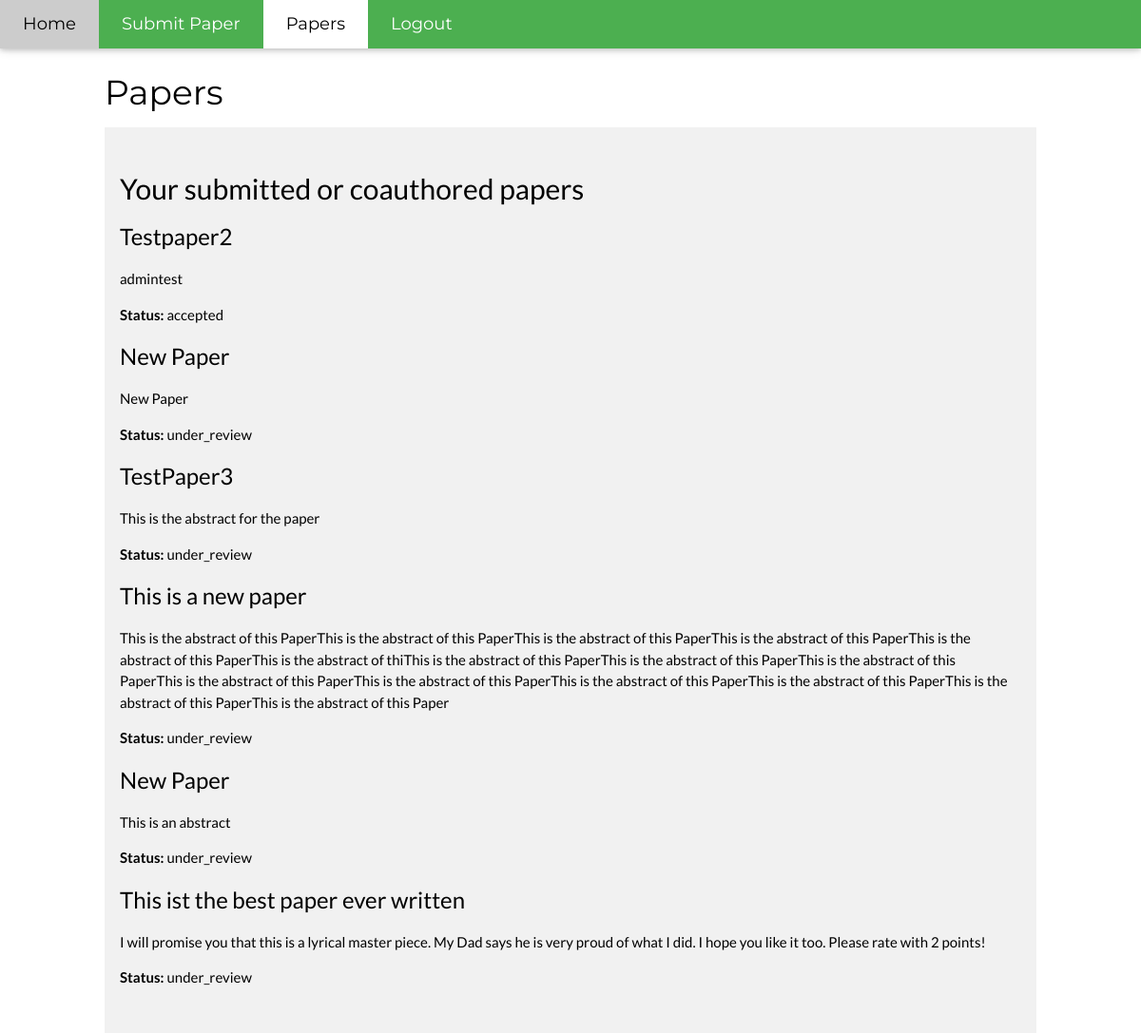
/papers (signed in), run on the app's committed database.
### models.py (models this page shows, shortened)
class Paper(db.Model):
    __tablename__ = 'paper'
    id = db.Column(db.Integer, primary_key=True)
    status = db.Column(db.String(120), nullable=False)
    title = db.Column(db.String(120), nullable=False)
    abstract = db.Column(db.Text(500), nullable=False)
    authors = db.relationship('User', secondary=authors, lazy='subquery', backref=db.backref('papers', lazy=True))
    reviewers = db.relationship("Score", back_populates="paper")
    scores = db.relationship("Score", back_populates="paper")

### app.py (the view)
@app.route("/papers", methods=["GET"])
@check_authentification
def getPapersUserOverview():
    user = get_current_user()
    submitted_papers = Paper.query.filter(Paper.authors.any(id=user.id)).all()
    scores = user.scored_papers
    return render_template("papers.html", scores=scores, submitted_papers=submitted_papers)

### helper_functions.py (called while the page is built)
def logged_in():
    return "auth_user_id" in session

@app.context_processor
def add_template_variables():
    variables = dict()
    logged_in_bool = logged_in()
    variables["logged_in"] = logged_in()
    variables["request_path"] = str(request.path)
    if logged_in_bool:
        variables["current_user"] = get_current_user()
    return variables

def check_authentification(f):
    @wraps(f)
    def decorated_function(*args, **kwargs):
        if logged_in():
            return f(*args, **kwargs)
        else:
            flash({"formField" : "success", "message" : "You do not have access to this page."}, CssClasses.ERROR)
            return redirect(url_for("login"))
    return decorated_function

def get_current_user():
    return User.query.get(session["auth_user_id"])

### templates/papers.html (shortened to what this page needs)
{% extends "layout.html" %}
{% block body %}
    <h1>Papers</h1>
    <div class="w3-row-padding w3-light-grey w3-padding-32 w3-container">
      <h2>Your submitted or coauthored papers</h2>
      {% if submitted_papers|length == 0 %}
          <p>You haven't handed in anything</p>
      {% else %}
          {% for paper in submitted_papers %}
              <h3>{{ paper.title }}</h3>
              <p>{{ paper.abstract }}</p>
              <p><b>Status: </b>{{ paper.status }}</p>
          {% endfor %}
      {% endif %}
    </div>
{% endblock %}

### static/style.css (style rules this page uses)
*,*:before,*:after { box-sizing:inherit }
h1 { font-size:36px }
h2 { font-size:30px }
h3 { font-size:24px }
h1,h2,h3,h4,h5,h6 { font-family:"Segoe UI",Arial,sans-serif;font-weight:400;margin:10px 0 }
.w3-container:after,.w3-container:before,.w3-panel:after,.w3-panel:before,.w3-row:after,.w3-row:before,.w3-row-padding:after,.w3-row-padding:before, .w3-cell-row:before,.w3-cell-row:after,.w3-clear:after,.w3-clear:before,.w3-bar:before,.w3-bar:after { content:"";display:table;clear:both }
.w3-row-padding,.w3-row-padding>.w3-half,.w3-row-padding>.w3-third,.w3-row-padding>.w3-twothird,.w3-row-padding>.w3-threequarter,.w3-row-padding>.w3-quarter,.w3-row-padding>.w3-col { padding:0 8px }
.w3-container,.w3-panel { padding:0.01em 16px }
.w3-padding-32 { padding-top:32px!important;padding-bottom:32px!important }
.w3-light-grey,.w3-hover-light-grey:hover,.w3-light-gray,.w3-hover-light-gray:hover { color:#000!important;background-color:#f1f1f1!important }

### templates/layout.html (style rules this page uses)
body,h1,h2,h3,h4,h5,h6 { font-family: "Lato", sans-serif }
.w3-bar,h1,button { font-family: "Montserrat", sans-serif }

### data on the page
Paper: title "Testpaper2", abstract "admintest", status "accepted"
Paper: title "New Paper", abstract "New Paper", status "under_review"
Paper: title "TestPaper3", abstract "This is the abstract for the paper", status "under_review"
Paper: title "This is a new paper", abstract "This is the abstract of this PaperThis is the abstract of this PaperThis is the abstract of this PaperThis is the abstract of this PaperThis is the abstract of this PaperThis is the abstract of thiThis is the abstract of this PaperThis is the abstract of this PaperThis is the abstract of this PaperThis is the abstract of this PaperThis is the abstract of this PaperThis is the abstract of this PaperThis is the abstract of this PaperThis is the abstract of this PaperThis is the abstract of this Paper", status "under_review"
Paper: title "New Paper", abstract "This is an abstract", status "under_review"
Paper: title "This ist the best paper ever written", abstract "I will promise you that this is a lyrical master piece. My Dad says he is very proud of what I did. I hope you like it too. Please rate with 2 points!", status "under_review"
